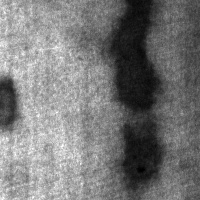
#> input picture img/output/100.jpg, 200 x 200 px; its folder holds 4 pictures in this run
$ python img2video.py
#> lines starting #> are read from the running program, lines starting #| are printed output that depends on the picture
import os
import time
import cv2
import numpy as np

def merge_video():
    path = 'img/output' # 图片序列所在目录，文件名：0.jpg 1.jpg ...
    dst_path = 'img/run.avi' # 生成的视频路径

    filelist = os.listdir(path)
    filepref = [os.path.splitext(f)[0] for f in filelist]
    filepref.sort(key = int) # 按数字文件名排序
    filelist = [f + '.jpg' for f in filepref]
    # filepref.sort(key = str) # 按数字文件名排序
    # filelist = [f + '.bmp' for f in filepref]

    width = 200
    height = 200
    fps = 10
    col_cnt = 2 #显示视频时的图片列数(倍数)
    vw = cv2.VideoWriter(dst_path, cv2.VideoWriter_fourcc(*'DIVX'), fps, (width * col_cnt, height))

    for file in filelist:
        if file.endswith('.jpg'):
        # if file.endswith('.bmp'):
            file = os.path.join(path, file)
            img = cv2.imread(file)
#> img is the input picture: shape (200, 200, 3); min 0, max 255, mean 119.4
            img = np.hstack((img, img))  # 如果并排两列显示
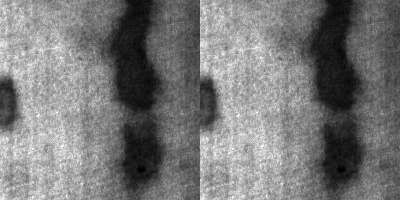
#> img: shape (200, 400, 3); min 0, max 255, mean 119.4
            vw.write(img)
#> pass 2 of the loop in merge_video, `for file in filelist:`:
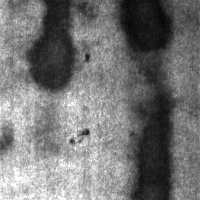
#> input picture img/output/101.jpg, 200 x 200 px
#> in merge_video, img is the input picture: shape (200, 200, 3); min 4, max 255, mean 116.3
#> in merge_video, `img = np.hstack((img, img))`:
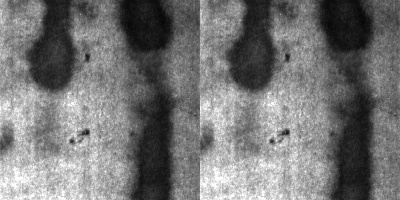
#> img: shape (200, 400, 3); min 4, max 255, mean 116.3

    vw.release()


if __name__ == "__main__":
    merge_video()
    print('end')
